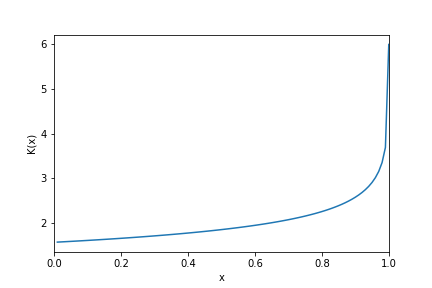

Write the Python code that produced this figure.
from pylab import*

data = loadtxt("hw2.dat")

plot(data[102:203, 0], data[102:203, 1])
xlim(0, 1)
xlabel("x")
ylabel("K(x)")
savefig('hw2_simpson.png')
